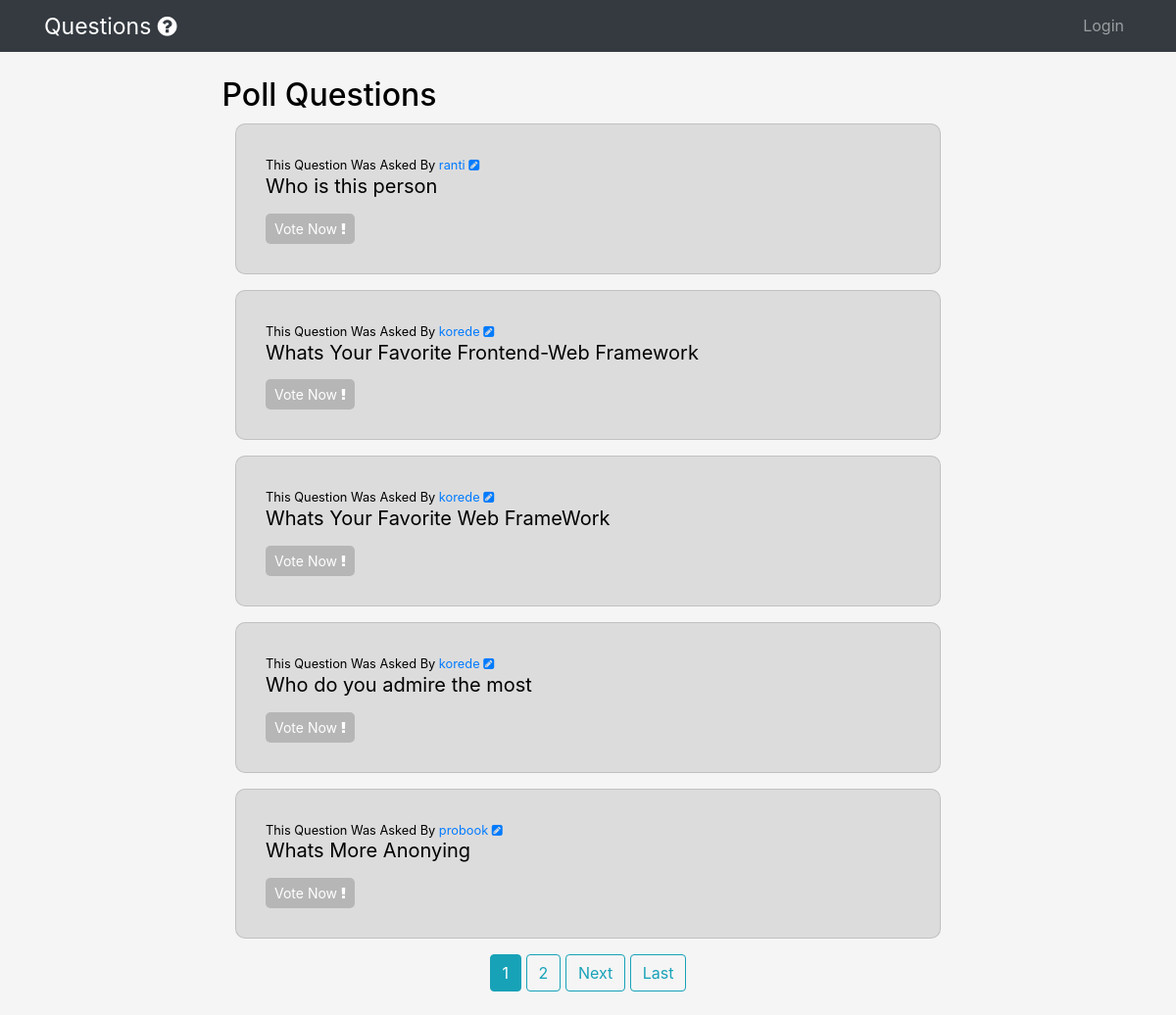
The page / on the database its author committed.
### polls/models.py (models this page shows, shortened)
class Question(models.Model):
    question_text = models.CharField(max_length=300)
    pub_date=models.DateTimeField(default=timezone.now)
    author = models.ForeignKey(User, related_name="authors", on_delete=models.CASCADE)

### polls/views.py (the view)
# urls.py: path('', PollsListView.as_view(), name="list"),
class PollsListView(ListView, LoginRequiredMixin):
    model = Question
    template_name = "polls/index.html"
    context_object_name = "question"
    ordering = ['-pub_date']
    paginate_by = 5

### polls/templates/polls/index.html (shortened to what this page needs)
{% extends "users/base.html" %}
{% block content %}
<h2 class=" mb-2 head">Poll Questions</h2>
{% for question in question %}
<div class="card mb-3 card1">
    <div class="card-body">
        <small>This Question Was Asked By <a href="{% url 'users-detail' question.author.id %}">{{question.author}} <i class="fa fa-pencil-square" aria-hidden="true"></i></a></small>
        <p><a class="namelink" href="{% url 'polls-detail' question.id%}">{{question.question_text}} </a></p>
        <a class="btn btn-sm li" href="{% url 'polls-detail' question.id %}">Vote Now <i class="fa fa-exclamation" aria-hidden="true"></i></a>
    </div>
</div>
{% endfor %}
{% if is_paginated %}
{% for num in page_obj.paginator.page_range %}
{% if page_obj.number == num %}
<a class="btn btn-info mb-4" href="?page={{ num }}">{{ num }}</a>
{% elif num > page_obj.number|add:'-3' and num < page_obj.number|add:'3' %}
<a class="btn btn-outline-info mb-4" href="?page={{ num }}">{{ num }}</a>
{% endif %}
{% endfor %}
{% if page_obj.has_next %}
<a class="btn btn-outline-info mb-4" href="?page={{ page_obj.next_page_number }}">Next</a>
<a class="btn btn-outline-info mb-4" href="?page={{ page_obj.paginator.num_pages }}">Last</a>
{% endif %}
{% endif %}
{% endblock%}

### users/Templates/users/base.html (shortened to what this page needs)
<!DOCTYPE html>
<html lang="en">
<head>
    <link rel="stylesheet" href="https://maxcdn.bootstrapcdn.com/bootstrap/4.0.0/css/bootstrap.min.css"
 />
    <link rel="stylesheet" href="https://stackpath.bootstrapcdn.com/font-awesome/4.7.0/css/font-awesome.min.css"
>
</head>
<body>
    <header class="site-header">
        <nav class="navbar navbar-expand-lg navbar-dark bg-dark static-top">
            <div class="container">
                <a class="navbar-brand mr-4 mainl" href="/">Questions <i class="fa fa-question-circle" aria-hidden="true"></i></a>
                <div class="collapse navbar-collapse" id="navbarResponsive">
                    <ul class="navbar-nav ml-auto">
                        <li class="nav-item">
                            <div class="navbar-nav">
                                {% if user.is_authenticated %}
                                <a class="nav-item nav-link" href="{% url 'polls-create' %}">New Question</a>
                                <a class="nav-item nav-link" href="{% url 'logout' %}">Logout</a>
                                {% else %}
                                <a class="nav-item nav-link" href="{% url 'login' %}">Login</a>
                                {% endif %}
                            </div>
                    </ul>
                </div>
            </div>
        </nav>
    </header>
    {% block content %}
    {% endblock %}
</body>
</html>

### users/Templates/users/base.html (style rules this page uses)
body { line-height: 1.3rem; background-color:rgb(245, 245, 245); text-align: center; color: black; }
.card1 { margin: 0 auto; text-align: left; width: 60%; background-color:rgb(221, 220, 220); padding: 10px; margin-top: 10px; border-radius: 10px; }
.head { margin-top: 15px; padding-top:10px; width: 56%; }
.mainl { font-size:23px; }
.li { background-color: #b6b6b6; color: rgb(255, 255, 255); border-radius: 5px; cursor: pointer; }
.namelink { color: black; font-size: 20px; }

### rows shown on the page
Question: author "ranti", question_text "Who is this person"
Question: author "korede", question_text "Whats Your Favorite Frontend-Web Framework"
Question: author "korede", question_text "Whats Your Favorite Web FrameWork"
Question: author "korede", question_text "Who do you admire the most"
Question: author "probook", question_text "Whats More Anonying"

### other values the page prints
{{ num }} "1"
{{ num }} "2"
